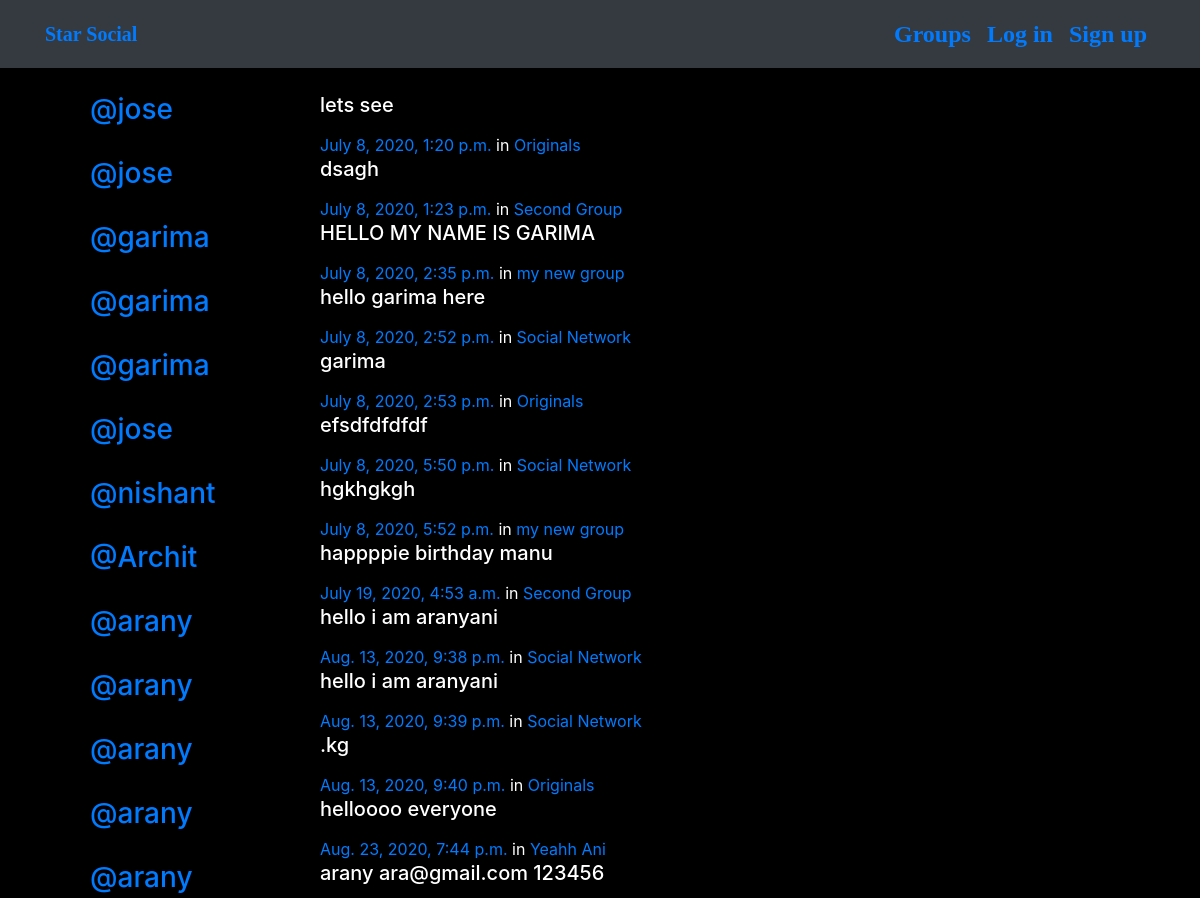
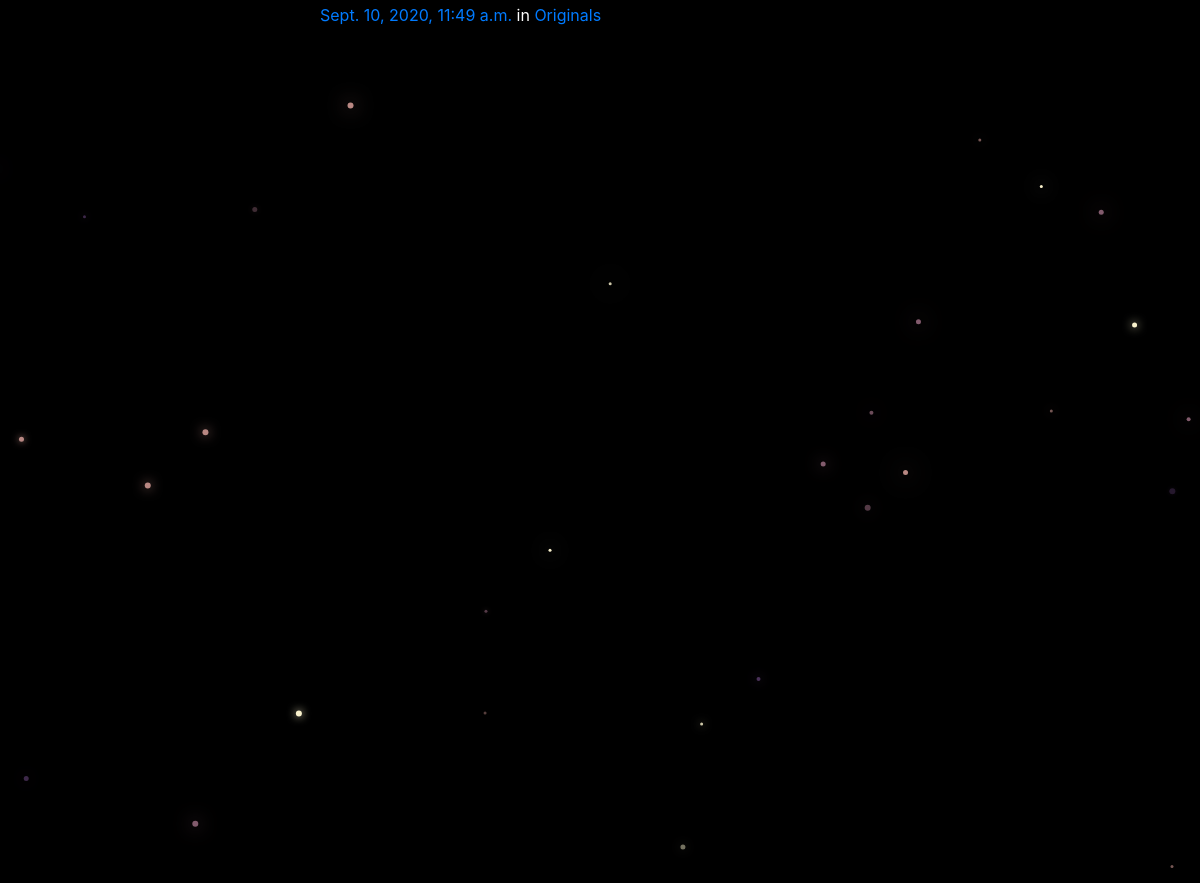
/posts/, run on the app's committed database (2 pictures, top to bottom).
### posts/models.py (models this page shows, shortened)
class Post(models.Model):
    user=models.ForeignKey(User,related_name='posts',on_delete=models.CASCADE)
    created_at=models.DateTimeField(auto_now=True)
    message=models.TextField()
    message_html=models.TextField(editable=False)
    group=models.ForeignKey(Group,related_name='posts',null=True,blank=True,on_delete=models.CASCADE)

### groups/models.py (models this page shows, shortened)
class Group(models.Model):
    name=models.CharField(max_length=255,unique=True)
    slug=models.SlugField(allow_unicode=True,unique=True) #SlugField in Django is like a CharField, where you can specify max_length attribute also. If max_length is not specified, Django will use a default length of 50. I
    description=models.TextField(blank=True,default='')
    description_html=models.TextField(editable=False,default='',blank=True)
    members=models.ManyToManyField(User,through='GroupMember')#all the member to this particular group
    class Meta:
        ordering =['name']

### posts/views.py (the view)
# urls.py: path('', views.PostList.as_view(), name="all"),
class PostList(SelectRelatedMixin,generic.ListView):
    model=models.Post
    select_related=('user','group') #user that the post belongs to and posts that the post belongs to

### posts/templates/posts/post_list.html (shortened to what this page needs)
{% extends "posts/post_base.html" %}
{% load humanize %}
{% block post_content %}
<div class="col-md-8">
	{% for post in post_list %}
  {% include "posts/_post.html" %}
	{% endfor %}
</div>
{% endblock %}

### posts/templates/posts/_post.html (shortened to what this page needs)
<div class="media">
  <div class="col-md-4">
	<h3 class="mr-5"><a href="{% url 'posts:for_user' username=post.user.username %}">@{{ post.user.username }}</a></h3>
  </div>
  <div class="col-md-8">
	<div class="media-body">
		<h5>{{ post.message_html|safe }}</h5>
			<time class="time"><a href="{% url 'posts:single' username=post.user.username pk=post.pk %}">{{ post.created_at }}</a></time>
			{% if post.group %}
			<span class="group-name">in <a href="#">{{ post.group.name }}</a></span>
			{% endif %}
	</div>
</div>
</div>

### static/simplesocial/css/master.css (style rules this page uses)
body { margin: 0; overflow: hidden; background-color:Black; color:White; }

### data on the page
Post: user.username "jose", message_html "lets see", created_at "July 8, 2020, 1:20 p.m.", group.name "Originals"
Post: user.username "jose", message_html "dsagh", created_at "July 8, 2020, 1:23 p.m.", group.name "Second Group"
Post: user.username "garima", message_html "HELLO MY NAME IS GARIMA", created_at "July 8, 2020, 2:35 p.m.", group.name "my new group"
Post: user.username "garima", message_html "hello garima here", created_at "July 8, 2020, 2:52 p.m.", group.name "Social Network"
Post: user.username "garima", message_html "garima", created_at "July 8, 2020, 2:53 p.m.", group.name "Originals"
Post: user.username "jose", message_html "efsdfdfdfdf", created_at "July 8, 2020, 5:50 p.m.", group.name "Social Network"
Post: user.username "nishant", message_html "hgkhgkgh", created_at "July 8, 2020, 5:52 p.m.", group.name "my new group"
Post: user.username "Archit", message_html "happppie birthday manu", created_at "July 19, 2020, 4:53 a.m.", group.name "Second Group"
Post: user.username "arany", message_html "hello i am aranyani", created_at "Aug. 13, 2020, 9:38 p.m.", group.name "Social Network"
Post: user.username "arany", message_html "hello i am aranyani", created_at "Aug. 13, 2020, 9:39 p.m.", group.name "Social Network"
Post: user.username "arany", message_html ".kg", created_at "Aug. 13, 2020, 9:40 p.m.", group.name "Originals"
Post: user.username "arany", message_html "helloooo everyone", created_at "Aug. 23, 2020, 7:44 p.m.", group.name "Yeahh Ani"
Post: user.username "arany", message_html "arany ara@gmail.com 123456", created_at "Sept. 10, 2020, 11:49 a.m.", group.name "Originals"
